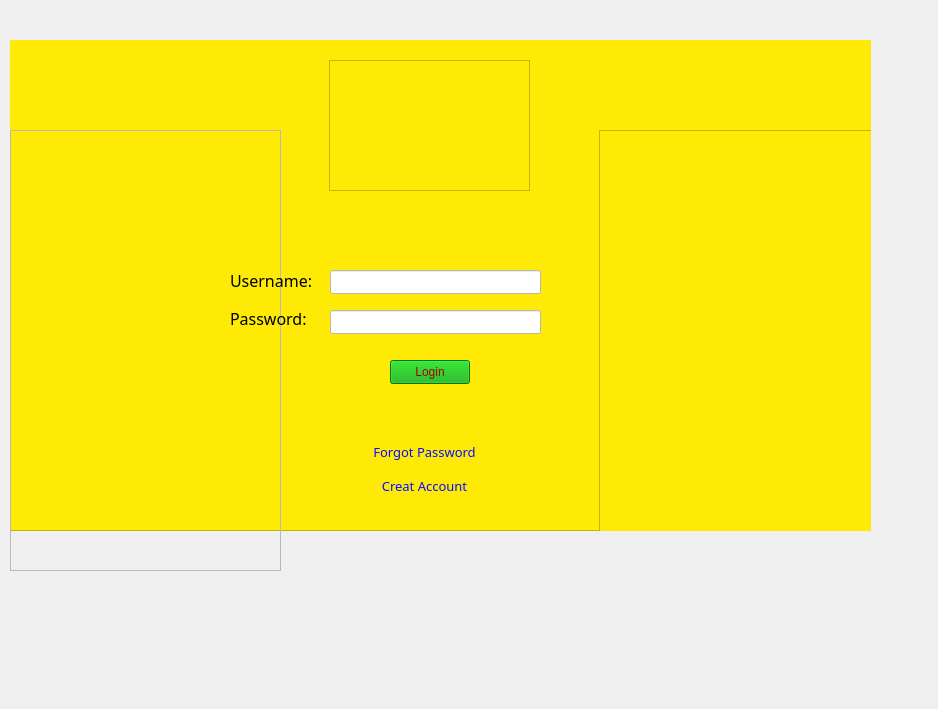
<?xml version="1.0" encoding="UTF-8"?>
<ui version="4.0">
 <class>MainWindow</class>
 <widget class="QMainWindow" name="MainWindow">
  <property name="geometry">
   <rect>
    <x>0</x>
    <y>0</y>
    <width>938</width>
    <height>709</height>
   </rect>
  </property>
  <property name="sizePolicy">
   <sizepolicy hsizetype="Maximum" vsizetype="Fixed">
    <horstretch>0</horstretch>
    <verstretch>0</verstretch>
   </sizepolicy>
  </property>
  <property name="minimumSize">
   <size>
    <width>938</width>
    <height>709</height>
   </size>
  </property>
  <property name="maximumSize">
   <size>
    <width>938</width>
    <height>709</height>
   </size>
  </property>
  <property name="windowTitle">
   <string>MainWindow</string>
  </property>
  <property name="toolTip">
   <string>&lt;html&gt;&lt;head/&gt;&lt;body&gt;&lt;p&gt;&lt;img src=&quot;:/new/prefix1/New folder/Background.jpg&quot;/&gt;&lt;/p&gt;&lt;/body&gt;&lt;/html&gt;</string>
  </property>
  <property name="styleSheet">
   <string notr="true"/>
  </property>
  <widget class="QWidget" name="centralwidget">
   <widget class="QStackedWidget" name="stackedWidget">
    <property name="geometry">
     <rect>
      <x>10</x>
      <y>40</y>
      <width>861</width>
      <height>531</height>
     </rect>
    </property>
    <property name="styleSheet">
     <string notr="true"/>
    </property>
    <property name="currentIndex">
     <number>1</number>
    </property>
    <widget class="QWidget" name="p1_load">
     <property name="styleSheet">
      <string notr="true">image: url(:/new/prefix1/New folder/Background.jpg);</string>
     </property>
     <widget class="QProgressBar" name="progressBar">
      <property name="geometry">
       <rect>
        <x>440</x>
        <y>430</y>
        <width>271</width>
        <height>21</height>
       </rect>
      </property>
      <property name="styleSheet">
       <string notr="true">background-color: rgb(95, 0, 71);
background-color: rgb(255, 255, 255);

</string>
      </property>
      <property name="value">
       <number>1</number>
      </property>
      <property name="invertedAppearance">
       <bool>false</bool>
      </property>
     </widget>
     <widget class="QPushButton" name="pushButton_continue">
      <property name="geometry">
       <rect>
        <x>510</x>
        <y>460</y>
        <width>141</width>
        <height>21</height>
       </rect>
      </property>
      <property name="font">
       <font>
        <family>Snap ITC</family>
        <pointsize>10</pointsize>
       </font>
      </property>
      <property name="cursor">
       <cursorShape>OpenHandCursor</cursorShape>
      </property>
      <property name="mouseTracking">
       <bool>true</bool>
      </property>
      <property name="tabletTracking">
       <bool>false</bool>
      </property>
      <property name="focusPolicy">
       <enum>Qt::StrongFocus</enum>
      </property>
      <property name="styleSheet">
       <string notr="true">:hover {
  background-color: orange; /* رنگ هنگام hover */
}
</string>
      </property>
      <property name="text">
       <string>Press to continue</string>
      </property>
      <property name="icon">
       <iconset theme="accessories-calculator"/>
      </property>
      <property name="autoDefault">
       <bool>false</bool>
      </property>
      <property name="default">
       <bool>false</bool>
      </property>
      <property name="flat">
       <bool>false</bool>
      </property>
     </widget>
    </widget>
    <widget class="QWidget" name="p2_log1">
     <widget class="QFrame" name="frame_2">
      <property name="geometry">
       <rect>
        <x>0</x>
        <y>90</y>
        <width>271</width>
        <height>441</height>
       </rect>
      </property>
      <property name="styleSheet">
       <string notr="true">image: url(:/new/prefix1/New folder/back2.png);</string>
      </property>
      <property name="frameShape">
       <enum>QFrame::StyledPanel</enum>
      </property>
      <property name="frameShadow">
       <enum>QFrame::Raised</enum>
      </property>
     </widget>
     <widget class="QLineEdit" name="In_username">
      <property name="geometry">
       <rect>
        <x>320</x>
        <y>230</y>
        <width>211</width>
        <height>24</height>
       </rect>
      </property>
      <property name="styleSheet">
       <string notr="true">background-color: rgb(255, 255, 255);</string>
      </property>
     </widget>
     <widget class="QLineEdit" name="In_Password">
      <property name="geometry">
       <rect>
        <x>320</x>
        <y>270</y>
        <width>211</width>
        <height>24</height>
       </rect>
      </property>
      <property name="styleSheet">
       <string notr="true">background-color: rgb(255, 255, 255);</string>
      </property>
     </widget>
     <widget class="QLabel" name="label">
      <property name="geometry">
       <rect>
        <x>220</x>
        <y>230</y>
        <width>91</width>
        <height>20</height>
       </rect>
      </property>
      <property name="font">
       <font>
        <family>Segoe UI Black</family>
        <pointsize>12</pointsize>
       </font>
      </property>
      <property name="styleSheet">
       <string notr="true">color: rgb(0, 0, 0);</string>
      </property>
      <property name="text">
       <string>Username:</string>
      </property>
     </widget>
     <widget class="QLabel" name="label_2">
      <property name="geometry">
       <rect>
        <x>220</x>
        <y>270</y>
        <width>81</width>
        <height>16</height>
       </rect>
      </property>
      <property name="font">
       <font>
        <family>Segoe UI Black</family>
        <pointsize>12</pointsize>
       </font>
      </property>
      <property name="styleSheet">
       <string notr="true">color: rgb(0, 0, 0);</string>
      </property>
      <property name="text">
       <string>Password:</string>
      </property>
     </widget>
     <widget class="QPushButton" name="pushBtn_Login">
      <property name="geometry">
       <rect>
        <x>380</x>
        <y>320</y>
        <width>80</width>
        <height>24</height>
       </rect>
      </property>
      <property name="styleSheet">
       <string notr="true">background-color: rgb(0, 170, 0);
color: rgb(170, 0, 0);</string>
      </property>
      <property name="text">
       <string>Login</string>
      </property>
     </widget>
     <widget class="QFrame" name="frame_4">
      <property name="geometry">
       <rect>
        <x>-1</x>
        <y>-10</y>
        <width>871</width>
        <height>501</height>
       </rect>
      </property>
      <property name="styleSheet">
       <string notr="true">background-color: rgb(255, 234, 5);</string>
      </property>
      <property name="frameShape">
       <enum>QFrame::StyledPanel</enum>
      </property>
      <property name="frameShadow">
       <enum>QFrame::Raised</enum>
      </property>
      <widget class="QPushButton" name="pushBtn_Forgot">
       <property name="geometry">
        <rect>
         <x>350</x>
         <y>410</y>
         <width>131</width>
         <height>24</height>
        </rect>
       </property>
       <property name="font">
        <font>
         <family>Segoe UI Black</family>
         <pointsize>10</pointsize>
        </font>
       </property>
       <property name="cursor">
        <cursorShape>OpenHandCursor</cursorShape>
       </property>
       <property name="styleSheet">
        <string notr="true">color: rgb(8, 12, 255);</string>
       </property>
       <property name="text">
        <string>Forgot Password</string>
       </property>
       <property name="flat">
        <bool>true</bool>
       </property>
      </widget>
      <widget class="QPushButton" name="pushBtn_CreatAcc">
       <property name="geometry">
        <rect>
         <x>360</x>
         <y>440</y>
         <width>111</width>
         <height>31</height>
        </rect>
       </property>
       <property name="font">
        <font>
         <family>Segoe UI Black</family>
         <pointsize>10</pointsize>
        </font>
       </property>
       <property name="cursor">
        <cursorShape>OpenHandCursor</cursorShape>
       </property>
       <property name="styleSheet">
        <string notr="true">color: rgb(8, 12, 255);</string>
       </property>
       <property name="text">
        <string>Creat Account</string>
       </property>
       <property name="flat">
        <bool>true</bool>
       </property>
      </widget>
      <widget class="QFrame" name="frame_3">
       <property name="geometry">
        <rect>
         <x>590</x>
         <y>100</y>
         <width>281</width>
         <height>451</height>
        </rect>
       </property>
       <property name="styleSheet">
        <string notr="true">image: url(:/new/prefix1/New folder/back2-2.png);</string>
       </property>
       <property name="frameShape">
        <enum>QFrame::StyledPanel</enum>
       </property>
       <property name="frameShadow">
        <enum>QFrame::Raised</enum>
       </property>
      </widget>
      <widget class="QFrame" name="frame">
       <property name="geometry">
        <rect>
         <x>320</x>
         <y>30</y>
         <width>201</width>
         <height>131</height>
        </rect>
       </property>
       <property name="styleSheet">
        <string notr="true">border-image: url(:/new/prefix1/New folder/Plants_vs_Zombies_logo.png);</string>
       </property>
       <property name="frameShape">
        <enum>QFrame::StyledPanel</enum>
       </property>
       <property name="frameShadow">
        <enum>QFrame::Raised</enum>
       </property>
      </widget>
     </widget>
     <zorder>frame_4</zorder>
     <zorder>frame_2</zorder>
     <zorder>In_username</zorder>
     <zorder>In_Password</zorder>
     <zorder>label</zorder>
     <zorder>label_2</zorder>
     <zorder>pushBtn_Login</zorder>
    </widget>
   </widget>
  </widget>
 </widget>
 <resources/>
 <connections/>
</ui>
